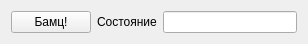
<?xml version="1.0" encoding="UTF-8"?>
<ui version="4.0">
 <class>SteamySerpent</class>
 <widget class="QWidget" name="SteamySerpent">
  <property name="geometry">
   <rect>
    <x>0</x>
    <y>0</y>
    <width>308</width>
    <height>43</height>
   </rect>
  </property>
  <property name="windowTitle">
   <string>Скабрезный змей</string>
  </property>
  <property name="windowIcon">
   <iconset resource="resources.qrc">
    <normaloff>:/main/smile.png</normaloff>:/main/smile.png</iconset>
  </property>
  <layout class="QHBoxLayout" name="horizontalLayout">
   <item>
    <widget class="QPushButton" name="ChangeState">
     <property name="text">
      <string>Бамц!</string>
     </property>
    </widget>
   </item>
   <item>
    <widget class="QLabel" name="label">
     <property name="text">
      <string>Состояние</string>
     </property>
    </widget>
   </item>
   <item>
    <widget class="QLineEdit" name="lineEdit"/>
   </item>
  </layout>
 </widget>
 <resources>
  <include location="resources.qrc"/>
 </resources>
 <connections/>
</ui>
